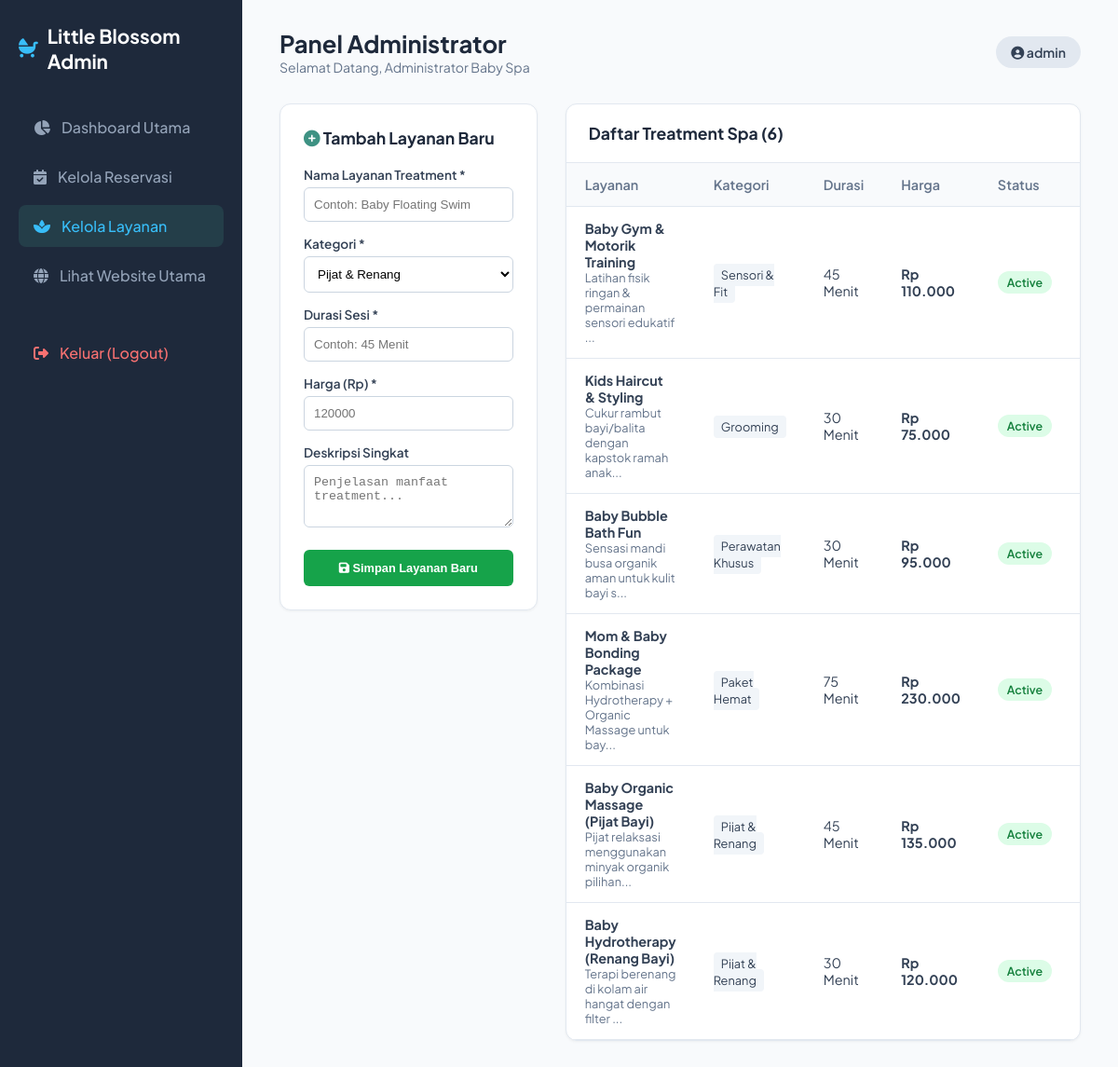
Screenshot of /admin/services.php (signed in) with the database file from the repository.
### tables this page shows
CREATE TABLE `services` (
  `id` INT AUTO_INCREMENT PRIMARY KEY,
  `name` VARCHAR(100) NOT NULL,
  `category` VARCHAR(50) NOT NULL,
  `duration` VARCHAR(30) NOT NULL,
  `price` DECIMAL(10,2) NOT NULL,
  `description` TEXT NOT NULL,
  `image` VARCHAR(255) DEFAULT 'hero.jpg',
  `status` ENUM('active', 'inactive') DEFAULT 'active',
  `created_at` TIMESTAMP DEFAULT CURRENT_TIMESTAMP
);

### admin/services.php (the view, shortened to what this page needs)
<?php
require_once 'header.php';
$services = $pdo->query("SELECT * FROM services ORDER BY id DESC")->fetchAll();
?>
<div style="display: grid; grid-template-columns: 1fr 2fr; gap: 30px;">
    <div class="table-card" style="padding: 25px; height: fit-content;">
        <h3 style="font-size: 1.1rem; font-weight: 700; color: var(--admin-dark); margin-bottom: 20px;">
            <i class="fa-solid fa-plus-circle" style="color: var(--admin-primary);"></i> Tambah Layanan Baru
        </h3>
        <form action="services.php" method="POST">
            <div style="margin-bottom: 15px;">
                <label style="display: block; font-size: 0.85rem; font-weight: 600; margin-bottom: 5px;">Nama Layanan Treatment *</label>
                <input type="text" name="name" class="form-control" placeholder="Contoh: Baby Floating Swim" required style="width:100%; padding:10px; border:1px solid #CBD5E0; border-radius:6px;">
            </div>
            <div style="margin-bottom: 15px;">
                <label style="display: block; font-size: 0.85rem; font-weight: 600; margin-bottom: 5px;">Kategori *</label>
                <select name="category" required style="width:100%; padding:10px; border:1px solid #CBD5E0; border-radius:6px; background:white;">
                    <option value="Pijat & Renang">Pijat & Renang</option>
                </select>
            </div>
            <div style="margin-bottom: 15px;">
                <label style="display: block; font-size: 0.85rem; font-weight: 600; margin-bottom: 5px;">Durasi Sesi *</label>
                <input type="text" name="duration" placeholder="Contoh: 45 Menit" required style="width:100%; padding:10px; border:1px solid #CBD5E0; border-radius:6px;">
            </div>
            <div style="margin-bottom: 15px;">
                <label style="display: block; font-size: 0.85rem; font-weight: 600; margin-bottom: 5px;">Harga (Rp) *</label>
                <input type="number" name="price" step="1000" placeholder="120000" required style="width:100%; padding:10px; border:1px solid #CBD5E0; border-radius:6px;">
            </div>
            <div style="margin-bottom: 20px;">
                <label style="display: block; font-size: 0.85rem; font-weight: 600; margin-bottom: 5px;">Deskripsi Singkat</label>
                <textarea name="description" rows="3" placeholder="Penjelasan manfaat treatment..." style="width:100%; padding:10px; border:1px solid #CBD5E0; border-radius:6px;"></textarea>
            </div>
            <button type="submit" name="add_service" class="btn-sm btn-complete" style="width: 100%; padding: 12px; font-weight: 700;">
                <i class="fa-solid fa-save"></i> Simpan Layanan Baru
            </button>
        </form>
    </div>
    <div class="table-card">
        <div class="table-header">
            <h3 style="font-size: 1.1rem; font-weight: 700; color: var(--admin-dark);">Daftar Treatment Spa (<?= count($services) ?>)</h3>
        </div>
        <div style="overflow-x: auto;">
            <table class="admin-table">
                <thead>
                    <tr>
                        <th>Layanan</th>
                        <th>Kategori</th>
                        <th>Durasi</th>
                        <th>Harga</th>
                        <th>Status</th>
                        <th>Aksi</th>
                    </tr>
                </thead>
                <tbody>
                    <?php foreach ($services as $s): ?>
                        <tr>
                            <td>
                                <strong><?= htmlspecialchars($s['name']) ?></strong>
                                <div style="font-size:0.8rem; color:var(--admin-muted);"><?= htmlspecialchars(substr($s['description'], 0, 50)) ?>...</div>
                            </td>
                            <td><span style="background:#F1F5F9; padding:4px 8px; border-radius:4px; font-size:0.8rem;"><?= htmlspecialchars($s['category']) ?></span></td>
                            <td><?= htmlspecialchars($s['duration']) ?></td>
                            <td><strong>Rp <?= number_format($s['price'], 0, ',', '.') ?></strong></td>
                            <td>
                                <a href="services.php?action=toggle_status&id=<?= $s['id'] ?>" class="status-badge <?= $s['status'] == 'active' ? 'status-completed' : 'status-cancelled' ?>" style="text-decoration:none;">
                                    <?= ucfirst($s['status']) ?>
                                </a>
                            </td>
                            <td>
                            </td>
                        </tr>
                    <?php endforeach; ?>
                </tbody>
            </table>
        </div>
    </div>
</div>
</main>
</div>
</body>
</html>

### assets/css/admin.css (style rules this page uses)
:root { --admin-primary: #3E9283; --admin-dark: #1E293B; --admin-bg: #F8FAFC; --admin-card: #FFFFFF; --admin-border: #E2E8F0; --admin-text: #334155; --admin-muted: #64748B; }
* { margin: 0; padding: 0; box-sizing: border-box; }
body { font-family: 'Plus Jakarta Sans', sans-serif; background: var(--admin-bg); color: var(--admin-text); }
.table-card { background: var(--admin-card); border-radius: 12px; box-shadow: 0 1px 3px rgba(0,0,0,0.05); border: 1px solid var(--admin-border); overflow: hidden; }
.table-header { padding: 20px 24px; border-bottom: 1px solid var(--admin-border); display: flex; justify-content: space-between; align-items: center; }
.admin-table { width: 100%; border-collapse: collapse; }
.admin-table th, .admin-table td { padding: 14px 20px; text-align: left; border-bottom: 1px solid var(--admin-border); font-size: 0.9rem; }
.admin-table th { background: #F8FAFC; color: var(--admin-muted); font-weight: 600; }
.status-badge { display: inline-block; padding: 4px 10px; border-radius: 20px; font-size: 0.78rem; font-weight: 600; }
.status-completed { background: #DCFCE7; color: #15803D; }
.btn-sm { padding: 6px 12px; font-size: 0.8rem; border-radius: 6px; cursor: pointer; border: none; text-decoration: none; display: inline-block; }
.btn-complete { background: #16A34A; color: white; }

### rows the page displays
services: name "Baby Gym & Motorik Training", description "Latihan fisik ringan & permainan sensori edukatif", category "Sensori & Fit", duration "45 Menit", price "110.000", status "Active"
services: name "Kids Haircut & Styling", description "Cukur rambut bayi/balita dengan kapstok ramah anak", category "Grooming", duration "30 Menit", price "75.000", status "Active"
services: name "Baby Bubble Bath Fun", description "Sensasi mandi busa organik aman untuk kulit bayi s", category "Perawatan Khusus", duration "30 Menit", price "95.000", status "Active"
services: name "Mom & Baby Bonding Package", description "Kombinasi Hydrotherapy + Organic Massage untuk bay", category "Paket Hemat", duration "75 Menit", price "230.000", status "Active"
services: name "Baby Organic Massage (Pijat Bayi)", description "Pijat relaksasi menggunakan minyak organik pilihan", category "Pijat & Renang", duration "45 Menit", price "135.000", status "Active"
services: name "Baby Hydrotherapy (Renang Bayi)", description "Terapi berenang di kolam air hangat dengan filter", category "Pijat & Renang", duration "30 Menit", price "120.000", status "Active"

### other values shown
$_SESSION['fullname'] "Administrator Baby Spa"
$_SESSION['username'] "admin"
count($services) "6"
